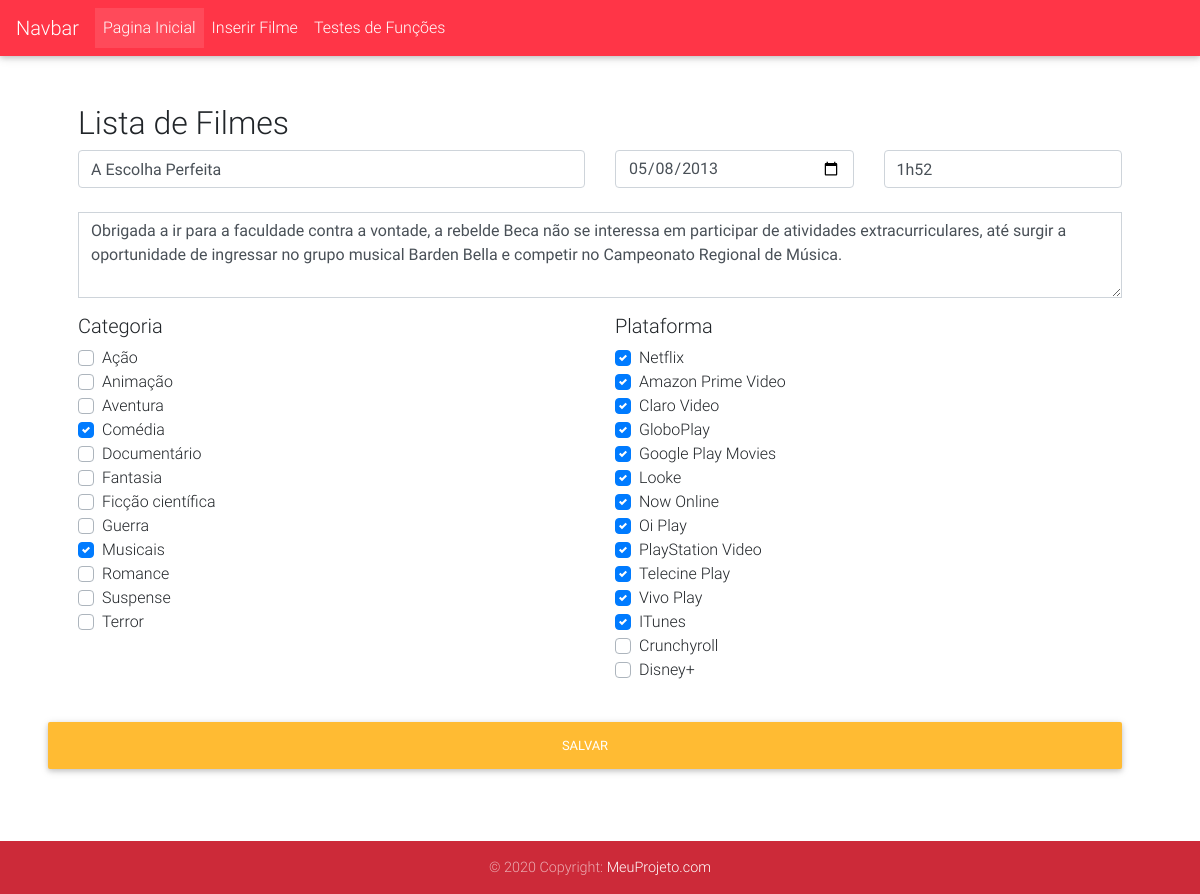
/Home/insere_filme/8, run on the app's committed database.
### tables this page shows
CREATE TABLE `filme` (
  `id` int(11) NOT NULL,
  `titulo` varchar(150) NOT NULL,
  `ano_lancamento` date NOT NULL,
  `duracao` varchar(50) NOT NULL,
  `sinopse` longtext NOT NULL
);

CREATE TABLE `categoria_filme` (
  `id` int(11) NOT NULL,
  `id_filme` int(11) NOT NULL,
  `categoria` int(11) NOT NULL
);

CREATE TABLE `plataforma_filme` (
  `id` int(11) NOT NULL,
  `id_filme` int(11) NOT NULL,
  `plataforma` int(11) NOT NULL
);

### application/controllers/Home.php (called while the page is built, shortened)
<?php
class Home extends CI_Controller{
    function __construct()
    {
        $this->load->model("Home_Model", "m_home");
    }
    public function insere_filme($id = null)
    {
        $data["erro"] = $this->m_home->insere_filme();
        if($id != null)
            $data["filme"] = $this->m_home->get_filmes($id)[0];
        $data["categoria"] = $this->m_home->get_categoria();
        $data["plataforma"] = $this->m_home->get_plataformas();
        $this->load->view("template/header", $data, false);
        $this->load->view("home/form_insere", $data, false);
        $this->load->view("template/footer", $data, false);
    }
}

### index.php (called while the page is built, shortened)
<?php
require_once BASEPATH.'core/CodeIgniter.php';

### application/models/Home_model.php (called while the page is built, shortened)
<?php
class Home_Model extends CI_Model{
    public function get_filmes($id = null)
    {
        if($id != null)
            $this->db->where("id = $id");
        $query = $this->db->get("filme")->result();
        if($query)
        {
            foreach($query as $item)
            {
                $item->categoria = $this->db->get_where("categoria_filme", "id_filme = $item->id")->result();
                $item->plataforma = $this->db->get_where("plataforma_filme", "id_filme = $item->id")->result();
            }
        }
        else
        {
            return array();
        }
        return $query;
    }
    public function get_categoria($id = null)
    {
        $categoria = array();
        $categoria[] = array("id"=> 1, "nome" => "Ação");
        $categoria[] = array("id"=> 2, "nome" => "Animação");
        $categoria[] = array("id"=> 3, "nome" => "Aventura");
        $categoria[] = array("id"=> 4, "nome" => "Comédia");
        $categoria[] = array("id"=> 5, "nome" => "Documentário");
        $categoria[] = array("id"=> 6, "nome" => "Fantasia");
        $categoria[] = array("id"=> 7, "nome" => "Ficção científica");
        $categoria[] = array("id"=> 8, "nome" => "Guerra");
        $categoria[] = array("id"=> 9, "nome" => "Musicais");
        $categoria[] = array("id"=> 10, "nome" => "Romance");
        $categoria[] = array("id"=> 11, "nome" => "Suspense");
        $categoria[] = array("id"=> 12, "nome" => "Terror");
        if($id != null)
        {
            return $categoria[$id-1];
        }
        return $categoria;
    }
    public function get_plataformas($id = null)
    {
        $plataforma = array();
        $plataforma[] = array("id"=> 1, "nome" => "Netflix");
        $plataforma[] = array("id"=> 2, "nome" => "Amazon Prime Video");
        $plataforma[] = array("id"=> 3, "nome" => "Claro Video");
        $plataforma[] = array("id"=> 4, "nome" => "GloboPlay");
        $plataforma[] = array("id"=> 5, "nome" => "Google Play Movies");
        $plataforma[] = array("id"=> 6, "nome" => "Looke");
        $plataforma[] = array("id"=> 7, "nome" => "Now Online");
        $plataforma[] = array("id"=> 8, "nome" => "Oi Play");
        $plataforma[] = array("id"=> 9, "nome" => "PlayStation Video");
        $plataforma[] = array("id"=> 10, "nome" => "Telecine Play");
        $plataforma[] = array("id"=> 11, "nome" => "Vivo Play");
        $plataforma[] = array("id"=> 12, "nome" => "ITunes");
        $plataforma[] = array("id"=> 13, "nome" => "Crunchyroll");
        $plataforma[] = array("id"=> 14, "nome" => "Disney+");
        if($id != null)
        {
            return $plataforma[$id-1];
        }
        return $plataforma;
    }
    public function insere_filme()
    {
        if(sizeof($_POST) == 0) return;
        $rst = (object)array("result" => false, "msg" => "", "tipo" => 0);
        $data = (object)$this->input->post();
        $this->db->set("titulo", $data->titulo);
        $this->db->set("ano_lancamento", $data->ano_lancamento);
        $this->db->set("duracao", $data->duracao);
        $this->db->set("sinopse", $data->sinopse);
        return $rst;
    }
}

### application/views/home/form_insere.php (the view, shortened to what this page needs)
<div class="container p-5">
    <h2>Lista de Filmes</h2>
    <form method="post" action="#">
        <div class="row">
            <div class="col-md-6 col-sm-6 col-xs-12">
                <input type="text" id="titulo" name="titulo" value="<?= isset($filme) ? $filme->titulo : "" ?>" class="form-control mb-4" placeholder="Titulo">
            </div>
            <div class="col-md-3 col-sm-3 col-xs-12">
                <input type="date" id="ano_lancamento" value="<?= isset($filme) ? $filme->ano_lancamento : "" ?>" name="ano_lancamento" class="form-control mb-4" placeholder="Data de Lançamento">
            </div>
            <div class="col-md-3 col-sm-3 col-xs-12">
                <input type="text" id="duracao" value="<?= isset($filme) ? $filme->duracao : "" ?>" name="duracao" class="form-control mb-4" placeholder="Duração do Filme">
            </div>
            <div class="col-md-12 col-sm-12 col-xs-12">
                <textarea class="form-control rounded-0" id="sinopse" rows="3" name="sinopse" placeholder="Sinopse"><?= isset($filme) ? $filme->sinopse : ""  ?></textarea>
            </div>
        </div>
        <div class="row mt-3">
            <div class="col-md-6 col-sm-6 col-xs-12">
                <h5>Categoria</h5>
                <?php foreach($categoria as $item): ?>
                    <?php if(isset($filme)): ?>
                        <?php foreach($filme->categoria as $value): ?>
                            <?php $item["verif"] = 0; ?>
                            <?php if($value->categoria == $item["id"]): ?>
                                <?php $item["verif"] = 1; ?>
                                <div class="custom-control custom-checkbox">
                                    <label class="custom-control-label" for="categoria<?= $item["id"] ?>"><?= $item["nome"] ?></label>
                                </div>
                                <?php break; ?>
                            <?php endif; ?>
                        <?php endforeach; ?>
                        <?php if($item["verif"] == 0): ?>
                            <div class="custom-control custom-checkbox">
                                <label class="custom-control-label" for="categoria<?= $item["id"] ?>"><?= $item["nome"] ?></label>
                            </div>
                        <?php endif; ?>
                    <?php endif; ?>
                <?php endforeach; ?>
            </div>
            <div class="col-md-6 col-sm-6 col-xs-12">
                <h5>Plataforma</h5>
                <?php foreach($plataforma as $item): ?>
                    <?php if(isset($filme)): ?>
                        <?php foreach($filme->plataforma as $value): ?>
                            <?php $item["verif"] = 0; ?>
                            <?php if($value->plataforma == $item["id"]): ?>
                                <?php $item["verif"] = 1; ?>
                                <div class="custom-control custom-checkbox">
                                    <label class="custom-control-label" for="plataforma<?= $item["id"] ?>"><?= $item["nome"] ?></label>
                                </div>
                                <?php break; ?>
                            <?php endif; ?>
                        <?php endforeach; ?>
                        <?php if($item["verif"] == 0): ?>
                            <div class="custom-control custom-checkbox">
                                <label class="custom-control-label" for="plataforma<?= $item["id"] ?>"><?= $item["nome"] ?></label>
                            </div>
                        <?php endif; ?>
                    <?php endif; ?>
                <?php endforeach; ?>
            </div>
        </div>
        <div class="row mt-3">
            <button class="btn btn-warning btn-block my-4" type="submit">Salvar</button>
        </div>
    </form>
</div>

### data on the page
filme: titulo "A Escolha Perfeita", ano_lancamento "05/08/2013", duracao "1h52", sinopse "Obrigada a ir para a faculdade contra a vontade, a rebelde Beca não se interessa em participar de atividades extracurriculares, até surgir a oportunidade de ingressar no grupo musical Barden Bella e competir no Campeonato Regional de Música."
categoria_filme: nome "Comédia"
categoria_filme: nome "Musicais"
plataforma_filme: nome "Netflix"
plataforma_filme: nome "Amazon Prime Video"
plataforma_filme: nome "Claro Video"
plataforma_filme: nome "GloboPlay"
plataforma_filme: nome "Google Play Movies"
plataforma_filme: nome "Looke"
plataforma_filme: nome "Now Online"
plataforma_filme: nome "Oi Play"
plataforma_filme: nome "PlayStation Video"
plataforma_filme: nome "Telecine Play"
plataforma_filme: nome "Vivo Play"
plataforma_filme: nome "ITunes"

### other printed values
$item["nome"] "Ação"
$item["nome"] "Animação"
$item["nome"] "Aventura"
$item["nome"] "Documentário"
$item["nome"] "Fantasia"
$item["nome"] "Ficção científica"
$item["nome"] "Guerra"
$item["nome"] "Romance"
$item["nome"] "Suspense"
$item["nome"] "Terror"
$item["nome"] "Crunchyroll"
$item["nome"] "Disney+"
